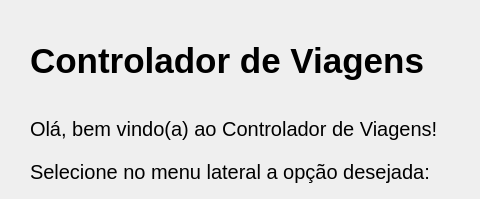
      <widget class="QWidget" name="page_1">
       <widget class="QLabel" name="label">
        <property name="geometry">
         <rect>
          <x>30</x>
          <y>40</y>
          <width>441</width>
          <height>41</height>
         </rect>
        </property>
        <property name="font">
         <font>
          <family>Arial</family>
          <pointsize>-1</pointsize>
          <bold>true</bold>
         </font>
        </property>
        <property name="styleSheet">
         <string notr="true">font-size:35px</string>
        </property>
        <property name="text">
         <string>Controlador de Viagens</string>
        </property>
       </widget>
       <widget class="QWidget" name="verticalLayoutWidget">
        <property name="geometry">
         <rect>
          <x>30</x>
          <y>110</y>
          <width>409</width>
          <height>80</height>
         </rect>
        </property>
        <layout class="QVBoxLayout" name="verticalLayout">
         <item>
          <widget class="QLabel" name="label_3">
           <property name="styleSheet">
            <string notr="true">font-size:20px</string>
           </property>
           <property name="text">
            <string>Olá, bem vindo(a) ao Controlador de Viagens!</string>
           </property>
          </widget>
         </item>
         <item>
          <widget class="QLabel" name="label_4">
           <property name="styleSheet">
            <string notr="true">font-size:20px</string>
           </property>
           <property name="text">
            <string>Selecione no menu lateral a opção desejada:</string>
           </property>
          </widget>
         </item>
        </layout>
       </widget>
      </widget>
